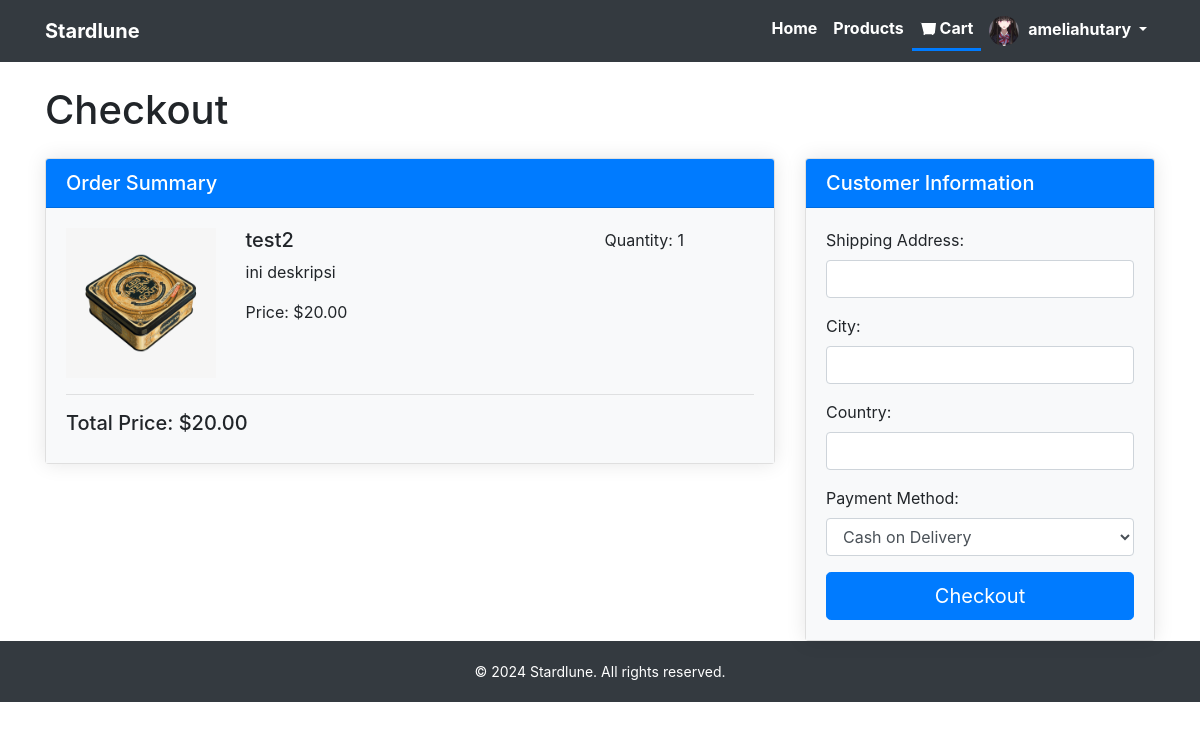
Screenshot of /checkout/ (signed in) with the database file from the repository.
### accounts/models.py (models this page shows, shortened)
class UserProfile(models.Model):
    user = models.OneToOneField('auth.User', on_delete=models.CASCADE)
    address = models.CharField(max_length=200)
    city = models.CharField(max_length=100)
    country = models.CharField(max_length=100)
    profile_picture = models.ImageField(blank=True, upload_to='profile_pictures/', default='profile_pictures/default.jpg')

class OrderItem(models.Model):
    order = models.ForeignKey(Order, related_name='items', on_delete=models.CASCADE)
    product = models.ForeignKey(Product, on_delete=models.CASCADE)
    quantity = models.PositiveIntegerField(default=1)
    date_added = models.DateTimeField(auto_now_add=True)

class Product(models.Model):
    name = models.CharField(max_length=100)
    description = models.TextField()
    price = models.DecimalField(max_digits=10, decimal_places=2)
    stock = models.PositiveIntegerField()
    category = models.CharField(max_length=50)

class Photo(models.Model):
    product = models.ForeignKey(Product, related_name='photos', on_delete=models.CASCADE)
    image = models.ImageField(upload_to='product_photos/', null=True, blank=True)

### accounts/views.py (the view, shortened to what this page needs)
# urls.py: path('checkout/', views.checkout, name='checkout'),
@login_required
def checkout(request):
    user_profile = None
    if request.user.is_authenticated:
        try:
            user_profile = UserProfile.objects.get(user=request.user)
        except UserProfile.DoesNotExist:
            pass
    order, created = Order.objects.get_or_create(user=request.user, status='Pending')
    order_items = order.items.all()
    total_price = sum(item.product.price * item.quantity for item in order_items)
    return render(request, 'checkout.html', {'order_items': order_items, 'total_price': total_price, 'user_profile': user_profile})

### templates/checkout.html (shortened to what this page needs)
{% load static %}
<!DOCTYPE html>
<html lang="en">
<head>
    <link rel="stylesheet" href="https://stackpath.bootstrapcdn.com/bootstrap/4.5.2/css/bootstrap.min.css">
</head>
<body>
    <nav class="navbar navbar-expand-lg navbar-dark bg-dark">
        <div class="container">
            <a class="navbar-brand" href="#">Stardlune</a>
            <div class="collapse navbar-collapse" id="navbarSupportedContent">
                <ul class="navbar-nav ml-auto">
                    <li class="nav-item">
                        <a class="nav-link" href="/#/">Home</a>
                    </li>
                    <li class="nav-item">
                        <a class="nav-link" href="/products/">Products</a>
                    </li>
                    <li class="nav-item active">
                        <a class="nav-link" href="/cart/">
                            Cart
                        </a>
                    </li>
                    {% if user.is_authenticated %}
                        <li class="nav-item dropdown">
                            <a class="nav-link dropdown-toggle" href="#" id="navbarDropdown" role="button" data-toggle="dropdown" aria-haspopup="true" aria-expanded="false">
                                {% if user_profile %}
                                    <img src="{{ user_profile.profile_picture.url }}" alt="" class="profile-icon">
                                {% endif %}
                                {{ user.username }}
                            </a>
                        </li>
                    {% endif %}
                </ul>
            </div>
        </div>
    </nav>
    <div class="container mt-4">
        <h1 class="mb-4">Checkout</h1>
        <div class="row">
            <div class="col-md-8">
                <div class="card mb-4">
                    <div class="card-header">
                        <h5 class="mb-0">Order Summary</h5>
                    </div>
                    <div class="card-body">
                        {% for item in order_items %}
                        <div class="row mb-3">
                            <div class="col-md-3">
                                <img src="{{ item.product.photos.first.image.url }}" alt="{{ item.product.name }}" class="img-fluid">
                            </div>
                            <div class="col-md-6">
                                <h5>{{ item.product.name }}</h5>
                                <p>{{ item.product.description }}</p>
                                <p>Price: ${{ item.product.price }}</p>
                            </div>
                            <div class="col-md-3">
                                <p>Quantity: {{ item.quantity }}</p>
                            </div>
                        </div>
                        {% endfor %}
                        <hr>
                        <h5>Total Price: ${{ total_price }}</h5>
                    </div>
                </div>
            </div>
            <div class="col-md-4">
                <div class="card">
                    <div class="card-header">
                        <h5 class="mb-0">Customer Information</h5>
                    </div>
                    <div class="card-body">
                        <form method="POST">
                            <div class="form-group">
                                <label for="shipping_address">Shipping Address:</label>
                                <input type="text" class="form-control" id="shipping_address" name="shipping_address">
                            </div>
                            <div class="form-group">
                                <label for="shipping_city">City:</label>
                                <input type="text" class="form-control" id="shipping_city" name="shipping_city">
                            </div>
                            <div class="form-group">
                                <label for="shipping_country">Country:</label>
                                <input type="text" class="form-control" id="shipping_country" name="shipping_country">
                            </div>
                            <div class="form-group">
                                <label for="payment_method">Payment Method:</label>
                                <select class="form-control" id="payment_method" name="payment_method">
                                    <option value="COD">Cash on Delivery</option>
                                </select>
                            </div>
                            <button type="submit" class="btn btn-primary btn-lg btn-block">Checkout</button>
                        </form>
                    </div>
                </div>
            </div>
        </div>
    </div>
    <footer>
        <div class="container">
            <p>&copy; 2024 Stardlune. All rights reserved.</p>
        </div>
    </footer>
</body>
</html>

### templates/checkout.html (style rules this page uses)
.navbar { background-color: #343a40 !important; }
.navbar-brand { font-weight: bold; color: #fff !important; }
.navbar-nav .nav-link { color: #fff !important; font-weight: bold; }
.nav-item.active .nav-link { border-bottom: 3px solid #007bff; }
.profile-icon { width: 30px; height: 30px; border-radius: 50%; margin-right: 5px; object-fit: cover; }
.form-control { margin-bottom: 15px; }
.card-header { background-color: #007bff; color: white; }
.card-body { background-color: #f8f9fa; }
.card { box-shadow: 0 0 20px rgba(0,0,0,0.1); }
footer { background-color: #343a40; padding: 20px 0; text-align: center; font-size: 14px; color: #fff; width: 100%; bottom: 0; }
footer p { margin: 0; }

### rows the page displays
UserProfile: profile_picture (picture)
OrderItem: product.photos.first.image (picture), product.name "test2", product.description "ini deskripsi", product.price "20.00", quantity "1"

### other values shown
{{ user.username }} "ameliahutary"
{{ total_price }} "20.00"
